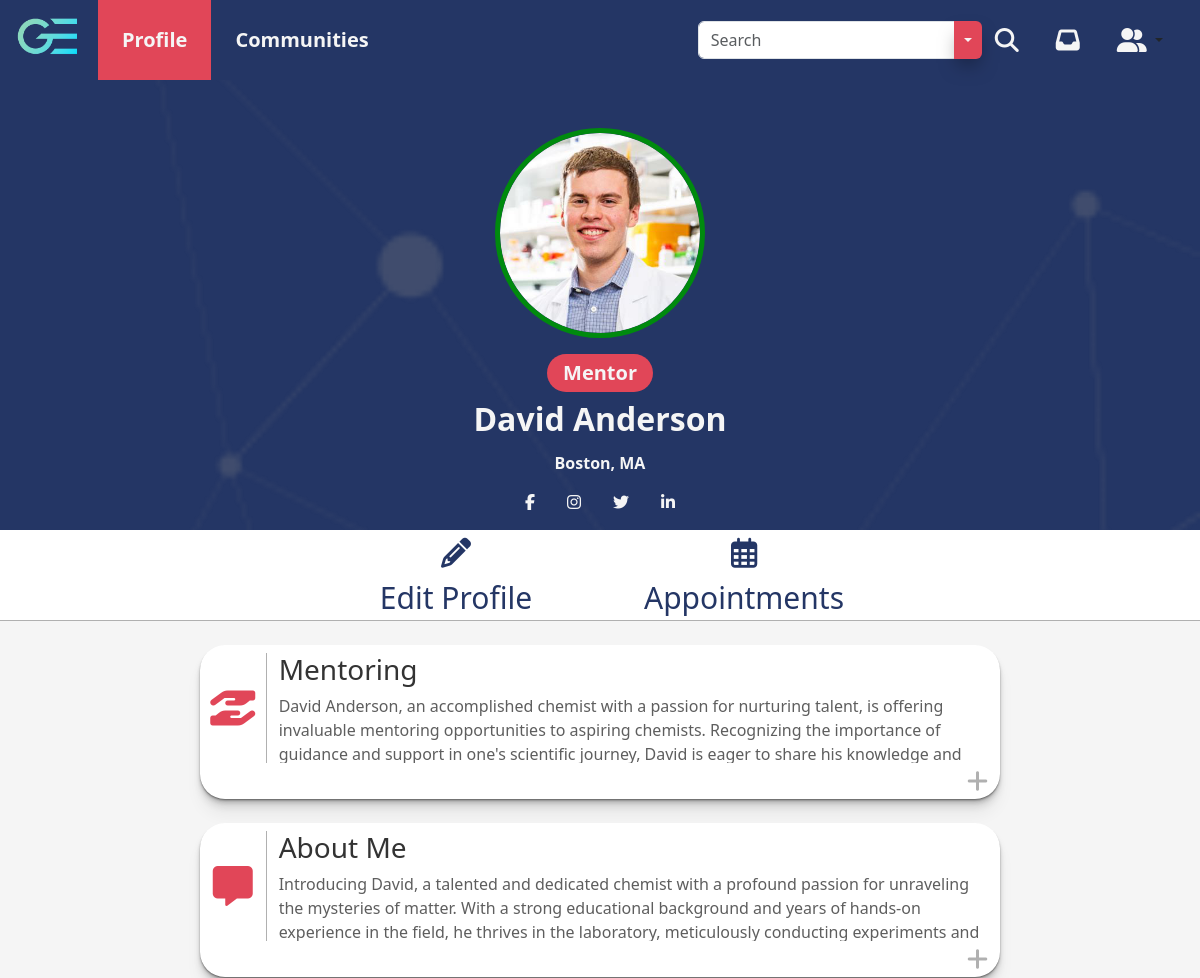
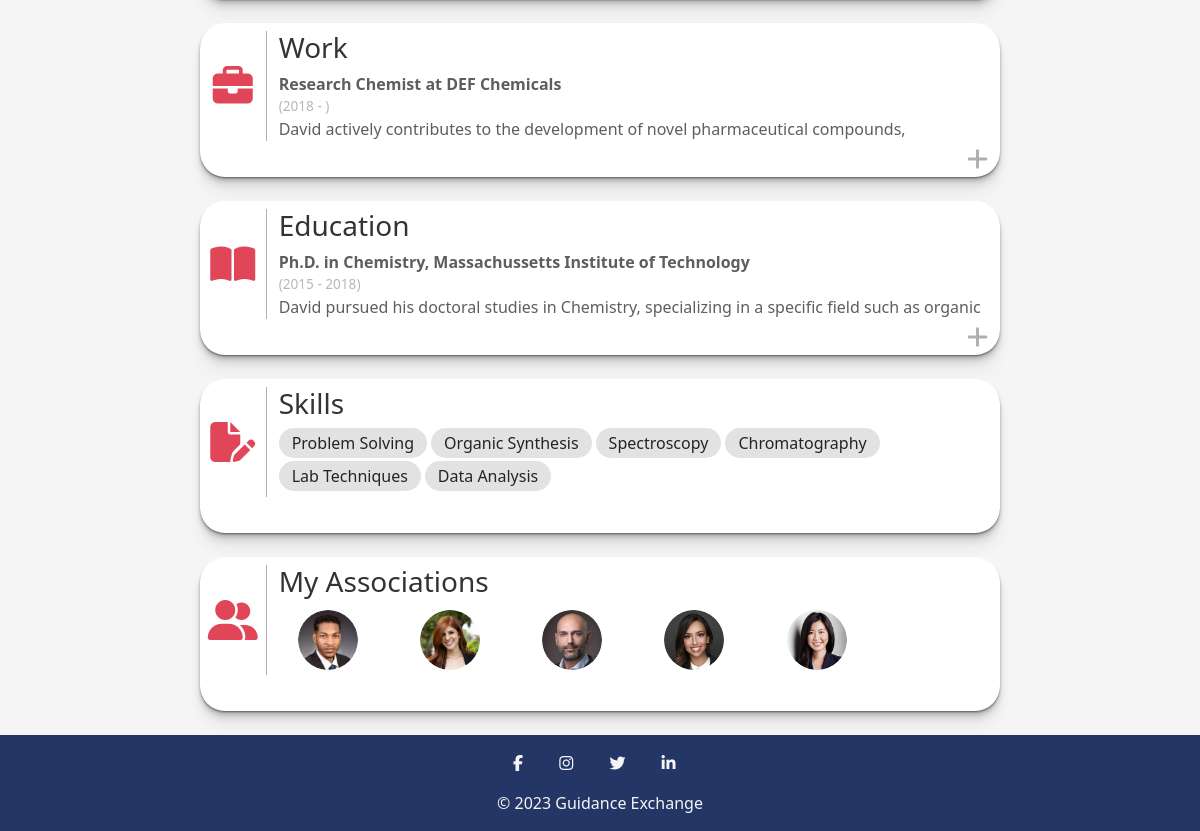
The page /profile.php?profileID=1 (signed in) on the database its author committed (2 pictures, top to bottom).
### tables this page shows
CREATE TABLE UserData_t (
  UserID INT(9) NOT NULL,
  FirstName VARCHAR(255) NOT NULL,
  LastName VARCHAR(255) NOT NULL,
  ProfilePicture VARCHAR(255),
  ProfilePictureBorder VARCHAR(255),
  ProfilePictureBackground VARCHAR(255),
  Rating INT(1),
  LocationCity VARCHAR(255),
  LocationState VARCHAR(255),
  Facebook VARCHAR(255),
  Twitter VARCHAR(255),
  Instagram VARCHAR(255),
  LinkedIn VARCHAR(255),
  Mentoring LONGTEXT,
  AboutMe LONGTEXT,
  WorkTitle VARCHAR(255),
  WorkLocation VARCHAR(255),
  WorkStartDate DATE,
  WorkEndDate DATE,
  WorkDescription LONGTEXT,
  EducationDegree VARCHAR(255),
  EducationLocation VARCHAR(255),
  EducationStartDate DATE,
  EducationEndDate DATE,
  EducationDescription LONGTEXT,
  Associations VARCHAR(255),
  CONSTRAINT UserData_t_PK PRIMARY KEY (UserID),
  CONSTRAINT UserData_t_FK1 FOREIGN KEY (UserID) REFERENCES Auth_t(UserID)
);

### profile.php (the view, shortened to what the rows shown need)
<!DOCTYPE html>
<html lang="en">
<head>
  <link href="assets/fontawesome/css/fontawesome.css" rel="stylesheet">
  <link href="assets/fontawesome/css/brands.css" rel="stylesheet">
  <link href="assets/fontawesome/css/solid.css" rel="stylesheet">
  <link href="assets/bootstrap/css/bootstrap.min.css" rel="stylesheet" />
  <link rel="stylesheet" href="css/profile.css" />
  <link rel="stylesheet" href="css/main.css" />
</head>
  <?php
  include('includes/session.inc.php');
  $profileID = $_GET['profileID'];
  ?>
<body>
  <?php
  $sqlAuth = "SELECT * FROM `Auth_t` WHERE `UserID` = $profileID";
  $resultAuth = mysqli_query($con, $sqlAuth);
  while ($auth = mysqli_fetch_assoc($resultAuth)) {
    $mentorStatus = $auth['MentorStatus'];
  }
  $sql = "SELECT * FROM `UserData_t` WHERE `UserID` = $profileID";
  $result = mysqli_query($con, $sql);
  while ($profile = mysqli_fetch_assoc($result)) {
    $firstName = $profile['FirstName'];
    $lastName = $profile['LastName'];
    $profilePicture = $profile['ProfilePicture'];
    $profilePictureBorder = $profile['ProfilePictureBorder'];
    $profilePictureBackground = $profile['ProfilePictureBackground'];
    $city = $profile['LocationCity'];
    $state = $profile['LocationState'];
    $facebook = $profile['Facebook'];
    $twitter = $profile['Twitter'];
    $instagram = $profile['Instagram'];
    $linkedIn = $profile['LinkedIn'];
    $mentoring = $profile['Mentoring'];
    $aboutMe = $profile['AboutMe'];
    $workTitle = $profile['WorkTitle'];
    $workTitleArray = explode(";", $workTitle ?? '');
    $workLocation = $profile['WorkLocation'];
    $workLocationArray = explode(";", $workLocation ?? '');
    $workStartDate = $profile['WorkStartDate'];
    $workStartDateArray = explode(";", $workStartDate ?? '');
    $workEndDate = $profile['WorkEndDate'];
    $workEndDateArray = explode(";", $workEndDate ?? '');
    $workDescription = $profile['WorkDescription'];
    $workDescriptionArray = explode(";", $workDescription ?? '');
    $educationDegree = $profile['EducationDegree'];
    $educationDegreeArray = explode(";", $educationDegree ?? '');
    $educationLocation = $profile['EducationLocation'];
    $educationLocationArray = explode(";", $educationLocation ?? '');
    $educationStartDate = $profile['EducationStartDate'];
    $educationStartDateArray = explode(";", $educationStartDate ?? '');
    $educationEndDate = $profile['EducationEndDate'];
    $educationEndDateArray = explode(";", $educationEndDate ?? '');
    $educationDescription = $profile['EducationDescription'];
    $educationDescriptionArray = explode(";", $educationDescription ?? '');
    $profileAssociations = $profile['Associations'];
    $profileAssociationsArray = explode(";", $profileAssociations ?? '');
  }
  $skillsSql = "SELECT * FROM `Qualifications_t` WHERE `UserID` = $profileID";
  $skillsResult = mysqli_query($con, $skillsSql);
  $skillsArray = array();
  while ($qualifications = mysqli_fetch_assoc($skillsResult)) {
    $skillsArray[] = $qualifications['SkillID'];
  }
  if ($skillsArray != null) {
    $qualificationsSql = "SELECT `SkillName` FROM `Skills_t` WHERE `SkillID` IN (" . implode(',', $skillsArray) . ")";
    $qualificationsResult = mysqli_query($con, $qualificationsSql);
    $skillNames = array();
    while ($row = mysqli_fetch_assoc($qualificationsResult)) {
      $skillNames[] = $row['SkillName'];
    }
  }
  $state_abbreviations = array(
    'AL' => 'Alabama', 'AK' => 'Alaska', 'AZ' => 'Arizona', 'AR' => 'Arkansas', 'CA' => 'California', 'CO' => 'Colorado',
    'CT' => 'Connecticut', 'DE' => 'Delaware', 'FL' => 'Florida', 'GA' => 'Georgia', 'HI' => 'Hawaii', 'ID' => 'Idaho',
    'IL' => 'Illinois', 'IN' => 'Indiana', 'IA' => 'Iowa', 'KS' => 'Kansas', 'KY' => 'Kentucky', 'LA' => 'Louisiana',
    'ME' => 'Maine', 'MD' => 'Maryland', 'MA' => 'Massachusetts', 'MI' => 'Michigan', 'MN' => 'Minnesota', 'MS' => 'Mississippi',
    'MO' => 'Missouri', 'MT' => 'Montana', 'NE' => 'Nebraska', 'NV' => 'Nevada', 'NH' => 'New Hampshire', 'NJ' => 'New Jersey',
    'NM' => 'New Mexico', 'NY' => 'New York', 'NC' => 'North Carolina', 'ND' => 'North Dakota', 'OH' => 'Ohio', 'OK' => 'Oklahoma',
    'OR' => 'Oregon', 'PA' => 'Pennsylvania', 'RI' => 'Rhode Island', 'SC' => 'South Carolina', 'SD' => 'South Dakota', 'TN' => 'Tennessee',
    'TX' => 'Texas', 'UT' => 'Utah', 'VT' => 'Vermont', 'VA' => 'Virginia', 'WA' => 'Washington', 'WV' => 'West Virginia',
    'WI' => 'Wisconsin', 'WY' => 'Wyoming', 'DC' => 'District of Columbia'
  );
  echo '<section class="photo-section pt-5 pb-3" style="background-image: url(&#39;img/' . $profilePictureBackground . '&#39;); background-attachment: fixed; background-size: cover;">';
  echo '<div class="container-fluid flex-column">';
  if ($profilePictureBorder == null) {
    if ($profilePicture == null) {
      echo '<img class="profile-photo mb-3 rounded-circle" style="border-color: #008a0e;" src="img/blank-profile-image.png" alt="' . $firstName . ' ' . $lastName . ' Profile Photo" width="210" height="210">';
    } else {
      echo '<img class="profile-photo mb-3 rounded-circle" style="border-color: #008a0e;" src="upload/' . $profilePicture . '" alt="' . $firstName . ' ' . $lastName . ' Profile Photo" width="210" height="210">';
    }
  } else {
    if ($profilePicture == null) {
      echo '<img class="profile-photo mb-3 rounded-circle" style="border-color: ' . $profilePictureBorder . ';" src="img/blank-profile-image.png" alt="' . $firstName . ' ' . $lastName . ' Profile Photo" width="210" height="210">';
    } else {
      echo '<img class="profile-photo mb-3 rounded-circle" style="border-color: ' . $profilePictureBorder . ';" src="upload/' . $profilePicture . '" alt="' . $firstName . ' ' . $lastName . ' Profile Photo" width="210" height="210">';
    }
  }
  if ($mentorStatus == true) {
    echo '<div class="mentor-tag mb-2">';
    echo '<p class="py-1 px-3 m-0">Mentor</p>';
    echo '</div>';
  }
  echo '<h1 class="profile-name mb-2">' . $firstName . ' ' . $lastName . '</h1>';
  if ($city != null) {
    echo '<h2 class="city-name mt-2 mb-3">' . $city;
    if ($state != null) {
      $abbreviation = array_search($state, $state_abbreviations);
      echo ', ' . $abbreviation . '</h2>';
    } else {
      echo '</h2>';
    }
  } elseif ($state != null) {
    echo '<h2 class="city-name mt-2 mb-3">' . $state . '</h2>';
  }
  if ($facebook or $instagram or $twitter or $linkedIn != null) {
    echo '<div class="mb-0">';
    if ($facebook != null) {
      echo '<a href="https://www.facebook.com/' . $facebook . '" class="mx-3"><i class="fa fa-facebook"></i></a>';
    }
    if ($instagram != null) {
      echo '<a href="https://www.instagram.com/' . $instagram . '" class="mx-3"><i class="fa fa-instagram"></i></a>';
    }
    if ($twitter != null) {
      echo '<a href="https://www.twitter.com/' . $twitter . '" class="mx-3"><i class="fa fa-twitter"></i></a>';
    }
    if ($linkedIn != null) {
      echo '<a href="https://www.linkedin.com/in/' . $linkedIn . '" class="mx-3"><i class="fa fa-linkedin"></i></a>';
    }
    echo '</div>';
  }
  echo '</div>';
  echo '</section>';
  if ($userID == $profileID) {
    echo '<section class="profile__buttons-section d-flex justify-content-center">';
    echo '<div class="container text-center row profile__buttons_links">';
    echo '</div>';
    echo '</section>';
  }
  echo '<section class="content-section pt-4">';
  if ($mentoring != null && $userMentorStatus == 1) {
    echo '<div class="container-fluid pb-4">';
    echo '<div class="row align-items-start profile-section pt-2">';
    echo '<div class="col-1 d-flex align-items-center justify-content-center profile-icon">';
    echo '<i class="fa-solid fa-hand-holding-hand"></i>';
    echo '</div>';
    echo '<div class="col-11 profile-wrap">';
    echo '<h3>Mentoring</h3>';
    echo '<p>' . $mentoring . '</p>';
    echo '</div>';
    echo '<div class="col-12 text-end">';
    echo '</div></div></div>';
  }
  if ($aboutMe != null) {
    echo '<div class="container-fluid pb-4">';
    echo '<div class="row align-items-start profile-section pt-2">';
    echo '<div class="col-1 d-flex align-items-center justify-content-center profile-icon">';
    echo '<i class="fa-solid fa-message"></i>';
    echo '</div>';
    echo '<div class="col-11 profile-wrap">';
    echo '<h3>About Me</h3>';
    echo '<p>' . $aboutMe . '</p>';
    echo '</div>';
    echo '<div class="col-12 text-end">';
    echo '</div></div></div>';
  }
  if ($workLocation != null) {
    echo '<div class="container-fluid pb-4">';
    echo '<div class="row align-items-start profile-section pt-2">';
    echo '<div class="col-11 profile-wrap">';
    echo '<h3>Work</h3>';
    foreach ($workLocationArray as $location) {
      $wl = 0;
      if ($workTitleArray[$wl] != null) {
        echo '<p class="mb-0"><strong>' . $workTitleArray[$wl] . ' at ' . $location . '</strong></p>';
      } else {
        echo '<p class="mb-0"><strong>' . $location . '</strong></p>';
      }
      if ($workEndDateArray[$wl] != null) {
        echo '<p class="profile-date mb-0">(' . date_format(date_create($workStartDateArray[$wl]), "Y") . ' - ' . date_format(date_create($workEndDateArray[$wl]), "Y") . ')</p>';
      } else {
        echo '<p class="profile-date mb-0">(' . date_format(date_create($workStartDateArray[$wl]), "Y") . ' - )</p>';
      }
      echo '<p>' . $workDescriptionArray[$wl] . '</p>';
    }
    echo '</div>';
    echo '<div class="col-12 text-end">';
    echo '</div></div></div>';
  }
  if ($educationLocation != null) {
    echo '<div class="container-fluid pb-4">';
    echo '<div class="row align-items-start profile-section pt-2">';
    echo '<div class="col-11 profile-wrap">';
    echo '<h3>Education</h3>';
    foreach ($educationLocationArray as $location) {
      $el = 0;
      if ($educationDegreeArray[$el] != null) {
        echo '<p class="mb-0"><strong>' . $educationDegreeArray[$el] . ', ' . $location . '</strong></p>';
      } else {
        echo '<p class="mb-0"><strong>' . $location . '</strong></p>';
      }
      if ($educationEndDateArray[$el] != null) {
        echo '<p class="profile-date mb-0">(' . date_format(date_create($educationStartDateArray[$el]), "Y") . ' - ' . date_format(date_create($educationEndDateArray[$el]), "Y") . ')</p>';
      } else {
        echo '<p class="profile-date mb-0">(' . date_format(date_create($educationStartDateArray[$el]), "Y") . ' - )</p>';
      }
      echo '<p>' . $educationDescriptionArray[$el] . '</p>';
    }
    echo '</div>';
    echo '<div class="col-12 text-end">';
    echo '</div></div></div>';
  }
  if (isset($skillNames) && $skillNames != null) {
    echo '<div class="container-fluid pb-4">';
    echo '<div class="row align-items-start profile-section pt-2">';
    echo '<div class="col-12 text-end">';
    echo '</div></div></div>';
  }
  if ($profileAssociations != null) {
    echo '<div class="container-fluid pb-4">';
    echo '<div class="row align-items-start profile-section pt-2">';
    echo '<div class="col-11 profile-wrap">';
    echo '<div class="row pt-1">';
    include('includes/connect.inc.php');
    foreach ($profileAssociationsArray as $value) {
      $associationSql = "SELECT `FirstName`,`LastName`,`ProfilePicture` FROM `UserData_t` WHERE `UserID`=$value";
      $associationResult = mysqli_query($con, $associationSql);
      while ($profileAssociation = mysqli_fetch_assoc($associationResult)) {
        $associationFirstName = $profileAssociation['FirstName'];
        $associationLastName = $profileAssociation['LastName'];
        $associationProfilePicture = $profileAssociation['ProfilePicture'];
      }
      echo '<div class="col-2 d-flex align-items center justify-content-center">';
      echo '<a href="profile.php?profileID=' . $value . '"><img class="association-photo" src="upload/' . $associationProfilePicture . '" alt="' . $associationFirstName . ' ' . $associationLastName . ' Profile Photo"></a>';
      echo '</div>';
    }
    echo '</div>';
    echo '</div>';
    echo '<div class="col-12 text-end">';
    echo '</div></div></div>';
  }
  echo '</section>';
  ?>
</body>
</html>

### rows shown on the page
userdata_t: ProfilePictureBackground (picture), ProfilePicture (picture), FirstName "David", LastName "Anderson", LocationCity "Boston", LocationState "MA", Mentoring "David Anderson, an accomplished chemist with a passion for nurturing talent, is offering invaluable mentoring opportunities to aspiring chemists. Recognizing the importance of guidance and support in one's scientific journey, David is eager to share his knowledge and…", AboutMe "Introducing David, a talented and dedicated chemist with a profound passion for unraveling the mysteries of matter. With a strong educational background and years of hands-on experience in the field, he thrives in the laboratory, meticulously conducting experiments and…", WorkTitle "Research Chemist", WorkLocation "DEF Chemicals", WorkStartDate "2018", WorkDescription "David actively contributes to the development of novel pharmaceutical compounds,…", EducationDegree "Ph.D. in Chemistry", EducationLocation "Massachussetts Institute of Technology", EducationStartDate "2015", EducationEndDate "2018", EducationDescription "David pursued his doctoral studies in Chemistry, specializing in a specific field such as organic…"
userdata_t: ProfilePicture (picture)
userdata_t: ProfilePicture (picture)
userdata_t: ProfilePicture (picture)
userdata_t: ProfilePicture (picture)
userdata_t: ProfilePicture (picture)

### other values the page prints
$value "Problem Solving"
$value "Organic Synthesis"
$value "Spectroscopy"
$value "Chromatography"
$value "Lab Techniques"
$value "Data Analysis"
